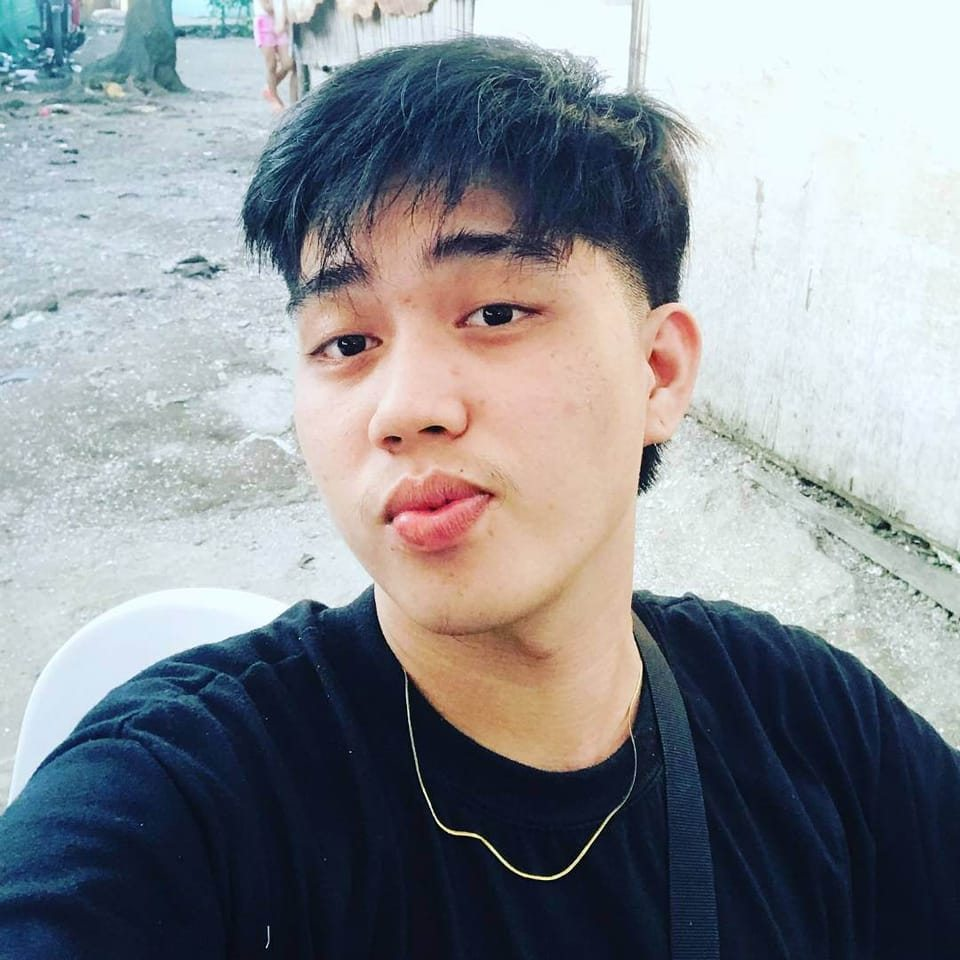
#> input picture Exersice2/jandel1.jpg, 960 x 960 px, found by its file name
$ jupyter execute --allow-errors 4B_MAGPANTAY_EXER2.ipynb   (shell and % lines are left out)
#> lines starting #> are read from the running program, lines starting #| are printed output that depends on the picture
<a href="https://colab.research.google.com/github/HEVNAGI/CSST106-CS4B/blob/main/4B_MAGPANTAY_EXER2.ipynb" target="_parent"></a>

[cell 1]
#1

[cell 2]
#2

[cell 3]
#3

[cell 4]
#4
%cd opencv
%cd build

# ***Mounting Google Drive to Colab***

[cell 5]
from google.colab import drive
drive.mount('/content/drive')

[cell 6]
from PIL import Image
import matplotlib.pyplot as plt

# Path to your image in Google Drive
image_path = '/content/drive/MyDrive/jandel1.jpg'

# Open and display the image
img = Image.open(image_path)
#> img is the input picture: PIL image 960x960 RGB; mean R, G, B 139.1, 143.1, 148.3
plt.imshow(img)
plt.axis('off')
plt.show()

# ***Task 1: SIFT Feature Extraction***

[cell 7]
import cv2
import matplotlib.pyplot as plt

# Load the image
image = cv2.imread('/content/drive/MyDrive/jandel1.jpg')
gray_image = cv2.cvtColor(image, cv2.COLOR_BGR2GRAY)
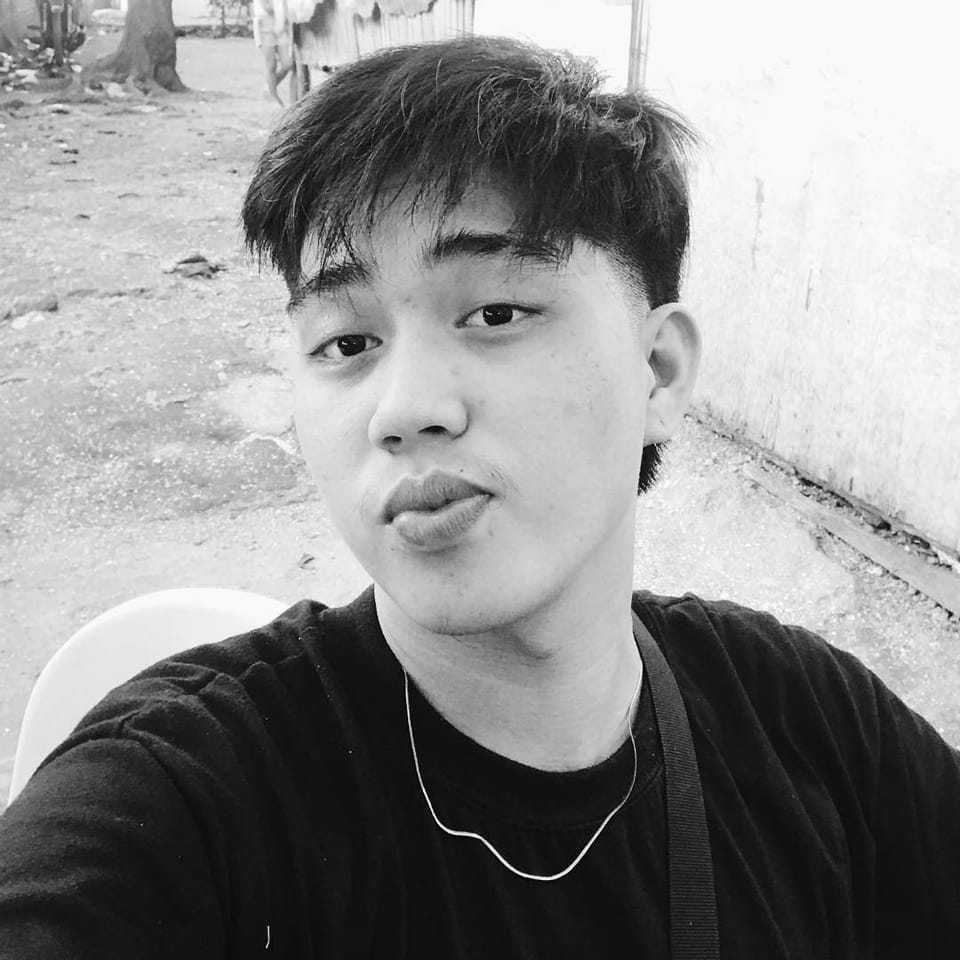
#> gray_image: shape (960, 960); min 0, max 255, mean 142.5

# Initialize SIFT detector
sift = cv2.SIFT_create()

# Detect keypoints and descriptors
keypoints, descriptors = sift.detectAndCompute(gray_image, None)
#> keypoints = 3696 keypoints; strongest (x, y, size): (430, 804, 1.9), (512, 868, 2.7), (326, 69, 4.5), (950, 614, 3.7)

# Draw keypoints on the image
sift_image = cv2.drawKeypoints(image, keypoints, None, flags=cv2.DRAW_MATCHES_FLAGS_DRAW_RICH_KEYPOINTS)

# Display the result
plt.imshow(cv2.cvtColor(sift_image, cv2.COLOR_BGR2RGB))
plt.title('SIFT Keypoints')
plt.show()

# ***Task 2: SURF Feature Extraction***

[cell 8]
# Load the image
image = cv2.imread('/content/drive/MyDrive/jandel1.jpg')
gray_image = cv2.cvtColor(image, cv2.COLOR_BGR2GRAY)

# Initialize SURF detector
#> (the rest of this cell did not finish here and is left out)

# ***Task 3: ORB Feature Extraction***

[cell 9]
import cv2
import matplotlib.pyplot as plt

# Load the image
image = cv2.imread('/content/drive/MyDrive/jandel1.jpg')
gray_image = cv2.cvtColor(image, cv2.COLOR_BGR2GRAY)

# Initialize ORB detector
orb = cv2.ORB_create()

# Detect keypoints and descriptors
keypoints, descriptors = orb.detectAndCompute(gray_image, None)
#> keypoints = 500 keypoints; strongest (x, y, size): (324, 68, 37.2), (918, 592, 31), (916, 593, 31), (324, 69, 44.6)

# Draw keypoints on the image
orb_image = cv2.drawKeypoints(image, keypoints, None, flags=cv2.DRAW_MATCHES_FLAGS_DRAW_RICH_KEYPOINTS)

# Display the result
plt.imshow(cv2.cvtColor(orb_image, cv2.COLOR_BGR2RGB))
plt.title('ORB Keypoints')
plt.show()

# ***Task 4: Feature Matching ***

# ***Brute-Force Matching for ORB (Hamming distance)***

[cell 10]
import cv2
import matplotlib.pyplot as plt

# Load the two images
image1 = cv2.imread('/content/drive/MyDrive/jandel1.jpg')
image2 = cv2.imread('/content/drive/MyDrive/jandel2.jpg')
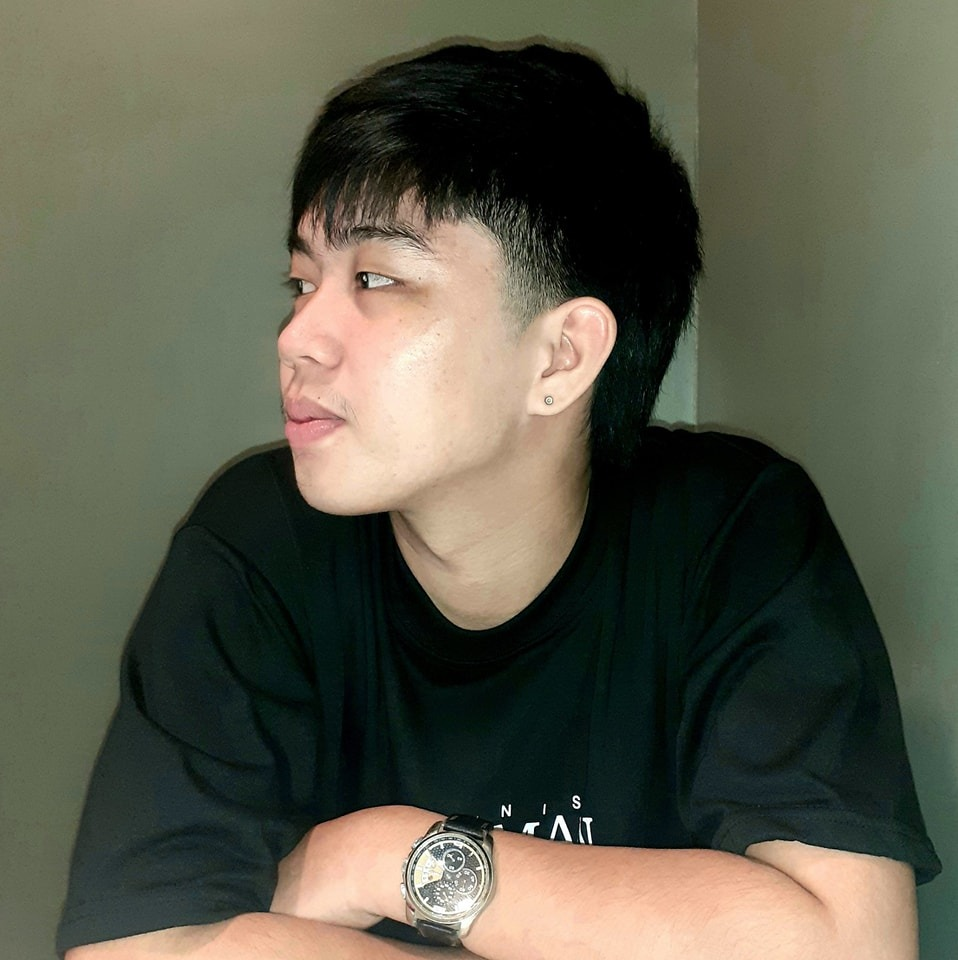
#> input picture Exersice2/jandel2.jpg, 958 x 960 px, found by its file name
#> image2 is the input picture: shape (960, 958, 3); mean B, G, R 74.8, 90.3, 90.7

# Convert both images to grayscale
gray_image1 = cv2.cvtColor(image1, cv2.COLOR_BGR2GRAY)
gray_image2 = cv2.cvtColor(image2, cv2.COLOR_BGR2GRAY)
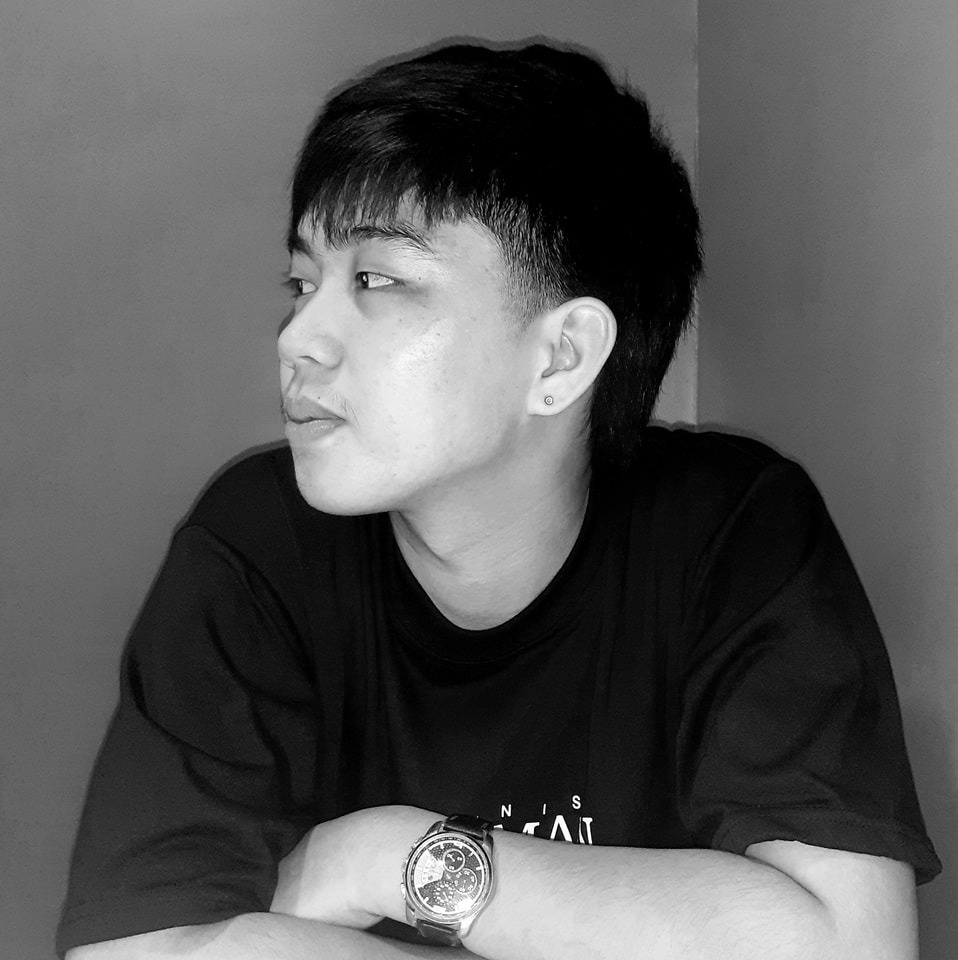
#> gray_image2: shape (960, 958); min 0, max 255, mean 88.7

# Initialize ORB detector
orb = cv2.ORB_create()

# Detect keypoints and descriptors in both images
keypoints1, descriptors1 = orb.detectAndCompute(gray_image1, None)
#> keypoints1 has the same summary as keypoints
keypoints2, descriptors2 = orb.detectAndCompute(gray_image2, None)
#> keypoints2 = 500 keypoints; strongest (x, y, size): (576, 799, 31), (575, 796, 31), (573, 798, 31), (579, 806, 31)

# Brute-Force matcher with Hamming distance for ORB
bf = cv2.BFMatcher(cv2.NORM_HAMMING, crossCheck=True)

# Match descriptors
matches = bf.match(descriptors1, descriptors2)
#> matches = 99 matches

# Sort matches by distance (best matches first)
matches = sorted(matches, key=lambda x: x.distance)

# Draw matched keypoints on both images
matched_image = cv2.drawMatches(image1, keypoints1, image2, keypoints2, matches[:20], None, flags=2)

# Display the result
plt.imshow(cv2.cvtColor(matched_image, cv2.COLOR_BGR2RGB))
plt.title('Brute-Force Matching (ORB)')
plt.show()

# ***FLANN Matching for SIFT or SURF (Euclidean distance)***

[cell 11]
# Initialize SIFT or SURF detector (choose one)
sift = cv2.SIFT_create()
# surf = cv2.xfeatures2d.SURF_create()

# Detect keypoints and descriptors for both images
keypoints1, descriptors1 = sift.detectAndCompute(gray_image1, None)
#> keypoints1 = 3696 keypoints; strongest (x, y, size): (430, 804, 1.9), (512, 868, 2.7), (326, 69, 4.5), (950, 614, 3.7)
keypoints2, descriptors2 = sift.detectAndCompute(gray_image2, None)
#> keypoints2 = 878 keypoints; strongest (x, y, size): (576, 805, 1.8), (530, 827, 7.1), (588, 820, 5), (537, 824, 2.4)

# FLANN-based matcher parameters
FLANN_INDEX_KDTREE = 1
index_params = dict(algorithm=FLANN_INDEX_KDTREE, trees=5)
search_params = dict(checks=50)  # Higher checks means more accuracy but slower matching

# Initialize FLANN matcher
flann = cv2.FlannBasedMatcher(index_params, search_params)

# Match descriptors using KNN (k-Nearest Neighbors)
matches = flann.knnMatch(descriptors1, descriptors2, k=2)
#> matches = 3696 matches

# Store only good matches using the ratio test
good_matches = []
for m, n in matches:
    if m.distance < 0.7 * n.distance:
        good_matches.append(m)
#> after the loop, good_matches = 12 matches

# Draw matched keypoints on both images
matched_image = cv2.drawMatches(image1, keypoints1, image2, keypoints2, good_matches, None, flags=2)
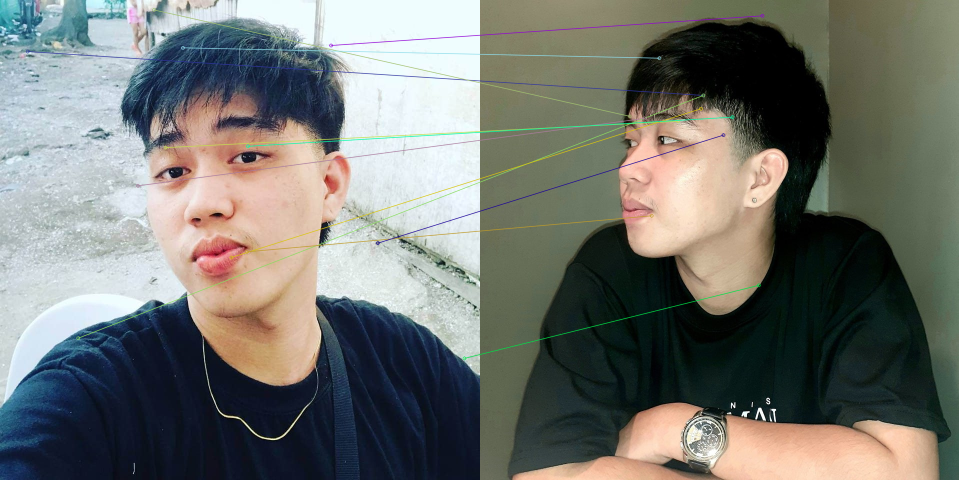
#> matched_image: shape (960, 1918, 3) (shown at 1/2 size); mean B, G, R 111.4, 116.7, 114.6

# Display the result
plt.imshow(cv2.cvtColor(matched_image, cv2.COLOR_BGR2RGB))
plt.title('FLANN Matching (SIFT)')
plt.show()

# ***Task 5: Applications of Feature Matching***

[cell 12]
import cv2
import numpy as np
import matplotlib.pyplot as plt

# Load the two images
image1 = cv2.imread('/content/drive/MyDrive/jandel1.jpg')
image2 = cv2.imread('/content/drive/MyDrive/jandel2.jpg')

# Convert both images to grayscale
gray_image1 = cv2.cvtColor(image1, cv2.COLOR_BGR2GRAY)
gray_image2 = cv2.cvtColor(image2, cv2.COLOR_BGR2GRAY)

# Initialize the feature detector (use SIFT for example)
sift = cv2.SIFT_create()

# Detect keypoints and compute descriptors
keypoints1, descriptors1 = sift.detectAndCompute(gray_image1, None)
keypoints2, descriptors2 = sift.detectAndCompute(gray_image2, None)

# Use FLANN-based matcher to match features
FLANN_INDEX_KDTREE = 1
index_params = dict(algorithm=FLANN_INDEX_KDTREE, trees=5)
search_params = dict(checks=50)
flann = cv2.FlannBasedMatcher(index_params, search_params)

matches = flann.knnMatch(descriptors1, descriptors2, k=2)

# Apply Lowe's ratio test to filter good matches
good_matches = []
for m, n in matches:
    if m.distance < 0.7 * n.distance:
        good_matches.append(m)
#> after the loop, good_matches = 14 matches

# If enough good matches are found, estimate homography
MIN_MATCH_COUNT = 10
if len(good_matches) > MIN_MATCH_COUNT:
    # Extract the matched keypoints
    src_pts = np.float32([keypoints1[m.queryIdx].pt for m in good_matches]).reshape(-1, 1, 2)
#> src_pts = 14 rows, first 8: [55.01, 102.5], [156, 675.9], [275.2, 371.2], [307.4, 19.37], [331, 294.7], [365.4, 95.15], [462.3, 514.5], [493.3, 503.2]
    dst_pts = np.float32([keypoints2[m.trainIdx].pt for m in good_matches]).reshape(-1, 1, 2)
#> dst_pts = 14 rows, first 8: [446, 190.4], [446, 190.4], [329, 236.3], [299, 232.1], [395.6, 242.1], [358.3, 115.9], [441.5, 217.1], [342.8, 431.1]

    # Compute the homography matrix
    H, mask = cv2.findHomography(src_pts, dst_pts, cv2.RANSAC, 5.0)
#> H = [[-0.00803, 2.31, 196.2], [-0.343, 2.14, 55.28], [-0.00139, 0.00695, 1]]; mask = [0, 0, 1, 0, 0, 1, 0, 0, 0, 1, 0, 0, 0, 1]

    # Get the size of the second image to warp the first image onto it
    height, width, _ = image2.shape
#> height = 960; width = 958
    warped_image = cv2.warpPerspective(image1, H, (width, height))

    # Display the aligned images
    plt.subplot(121), plt.imshow(cv2.cvtColor(image1, cv2.COLOR_BGR2RGB))
    plt.title('Original Image 1'), plt.axis('off')

    plt.subplot(122), plt.imshow(cv2.cvtColor(warped_image, cv2.COLOR_BGR2RGB))
    plt.title('Warped Image 1'), plt.axis('off')

    plt.show()
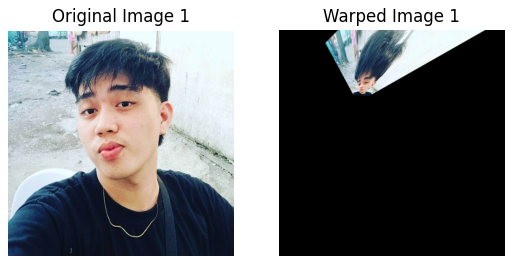
#> figure drawn by matplotlib, 2 panels
else:
    print("Not enough matches are found - {}/{}".format(len(good_matches), MIN_MATCH_COUNT))

# ***Task 6: Combining Feature Extraction Methods***

[cell 13]
import cv2
import numpy as np
import matplotlib.pyplot as plt

# Load the two images
image1 = cv2.imread('/content/drive/MyDrive/jandel1.jpg')
image2 = cv2.imread('/content/drive/MyDrive/jandel2.jpg')

# Convert both images to grayscale
gray_image1 = cv2.cvtColor(image1, cv2.COLOR_BGR2GRAY)
gray_image2 = cv2.cvtColor(image2, cv2.COLOR_BGR2GRAY)

# Initialize SIFT and ORB detectors
sift = cv2.SIFT_create()
orb = cv2.ORB_create()

# Detect keypoints and descriptors with SIFT
keypoints1_sift, descriptors1_sift = sift.detectAndCompute(gray_image1, None)
#> keypoints1_sift has the same summary as keypoints1
keypoints2_sift, descriptors2_sift = sift.detectAndCompute(gray_image2, None)
#> keypoints2_sift has the same summary as keypoints2

# Detect keypoints and descriptors with ORB
keypoints1_orb, descriptors1_orb = orb.detectAndCompute(gray_image1, None)
#> keypoints1_orb has the same summary as keypoints
keypoints2_orb, descriptors2_orb = orb.detectAndCompute(gray_image2, None)
#> keypoints2_orb = 500 keypoints; strongest (x, y, size): (576, 799, 31), (575, 796, 31), (573, 798, 31), (579, 806, 31)

# Use Brute-Force matcher for both SIFT and ORB
# SIFT uses L2 norm (Euclidean distance), ORB uses Hamming distance
bf_sift = cv2.BFMatcher(cv2.NORM_L2, crossCheck=True)
bf_orb = cv2.BFMatcher(cv2.NORM_HAMMING, crossCheck=True)

# Match SIFT descriptors
matches_sift = bf_sift.match(descriptors1_sift, descriptors2_sift)
#> matches_sift = 407 matches
matches_sift = sorted(matches_sift, key=lambda x: x.distance)

# Match ORB descriptors
matches_orb = bf_orb.match(descriptors1_orb, descriptors2_orb)
#> matches_orb = 99 matches
matches_orb = sorted(matches_orb, key=lambda x: x.distance)

# Visualize the top 10 matches from both SIFT and ORB
# Combine both matching results by concatenating them
# Optionally, you can apply further filtering for redundant matches
matches_combined = matches_sift[:10] + matches_orb[:10]
#> matches_combined = 20 matches

# Draw combined matches
matched_image = cv2.drawMatches(image1, keypoints1_sift, image2, keypoints2_sift, matches_sift[:10], None, flags=2)
matched_image_orb = cv2.drawMatches(image1, keypoints1_orb, image2, keypoints2_orb, matches_orb[:10], None, flags=2)

# Display the result for SIFT + ORB
plt.figure(figsize=(10,5))

# Display SIFT matches
plt.subplot(121)
plt.imshow(cv2.cvtColor(matched_image, cv2.COLOR_BGR2RGB))
plt.title('SIFT Matches')

# Display ORB matches
plt.subplot(122)
plt.imshow(cv2.cvtColor(matched_image_orb, cv2.COLOR_BGR2RGB))
plt.title('ORB Matches')

plt.show()
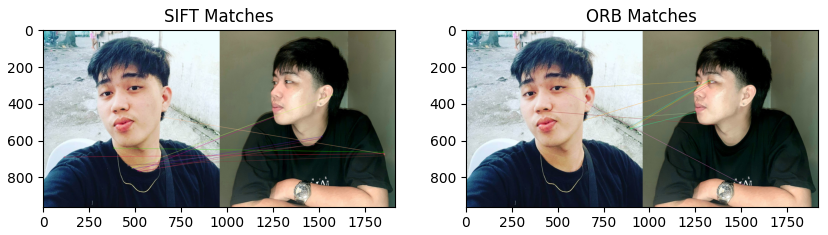
#> figure drawn by matplotlib, 2 panels
